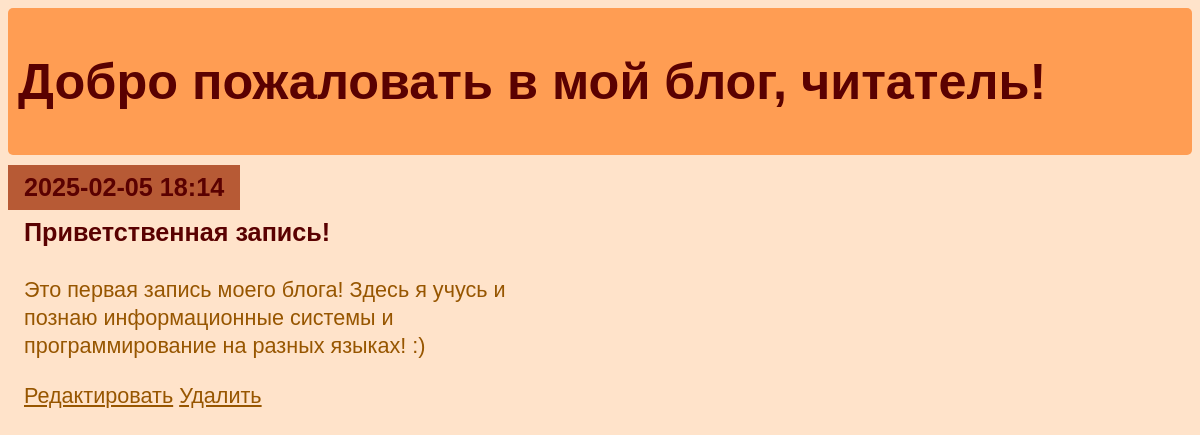
The page /entry/1 on the database as committed earlier.
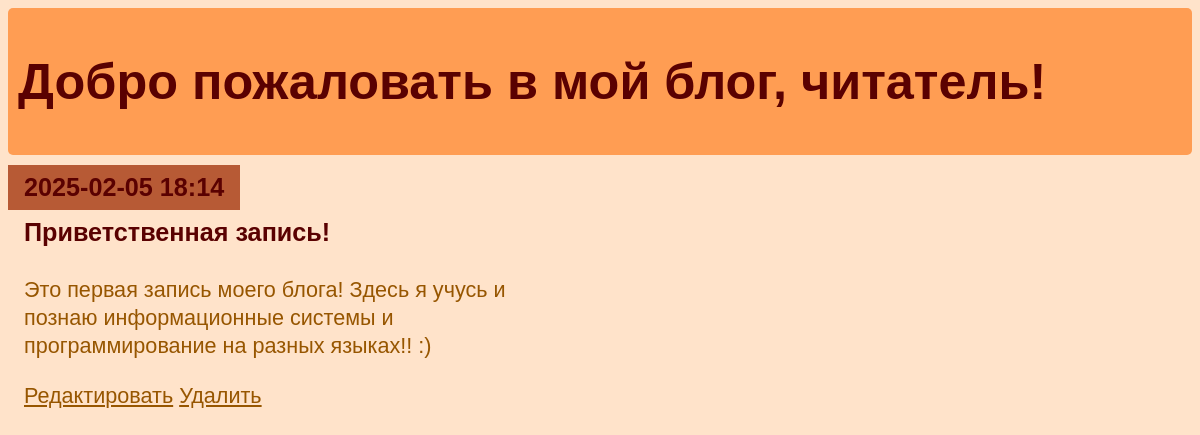
The same page on the database as committed later.
### entries/models.py (models this page shows, shortened)
class Entry(models.Model):
   title = models.CharField(max_length=200)
   content = models.TextField()
   date_created = models.DateTimeField(default=timezone.now)
   class Meta:
       verbose_name_plural = "Entries"

### entries/views.py (the view)
class EntryDetailView(DetailView):
   model = Entry

### entries/templates/entries/entry_detail.html
{% extends "entries/base.html" %}
{% block content %}
   <article>
       <h2>{{ entry.date_created|date:'Y-m-d H:i' }}</h2>
        <div class="block">
            <h3>{{ entry.title }}</h3>
            <p>{{ entry.content }}</p>
        </div>
   </article>
   <p>
        <a href="{% url 'entry-update' entry.id %}">Редактировать</a>
        <a href="{% url 'entry-delete' entry.id %}">Удалить</a>
    </p>
{% endblock %}

Rows that differ between the two databases and show on the page:
changed Entry "Приветственная запись!": content "Это первая запись моего блога! Здесь я учусь и познаю информационные системы и программирование на разных языках! :)" → "Это первая запись моего блога! Здесь я учусь и познаю информационные системы и программирование на разных языках!! :)"
